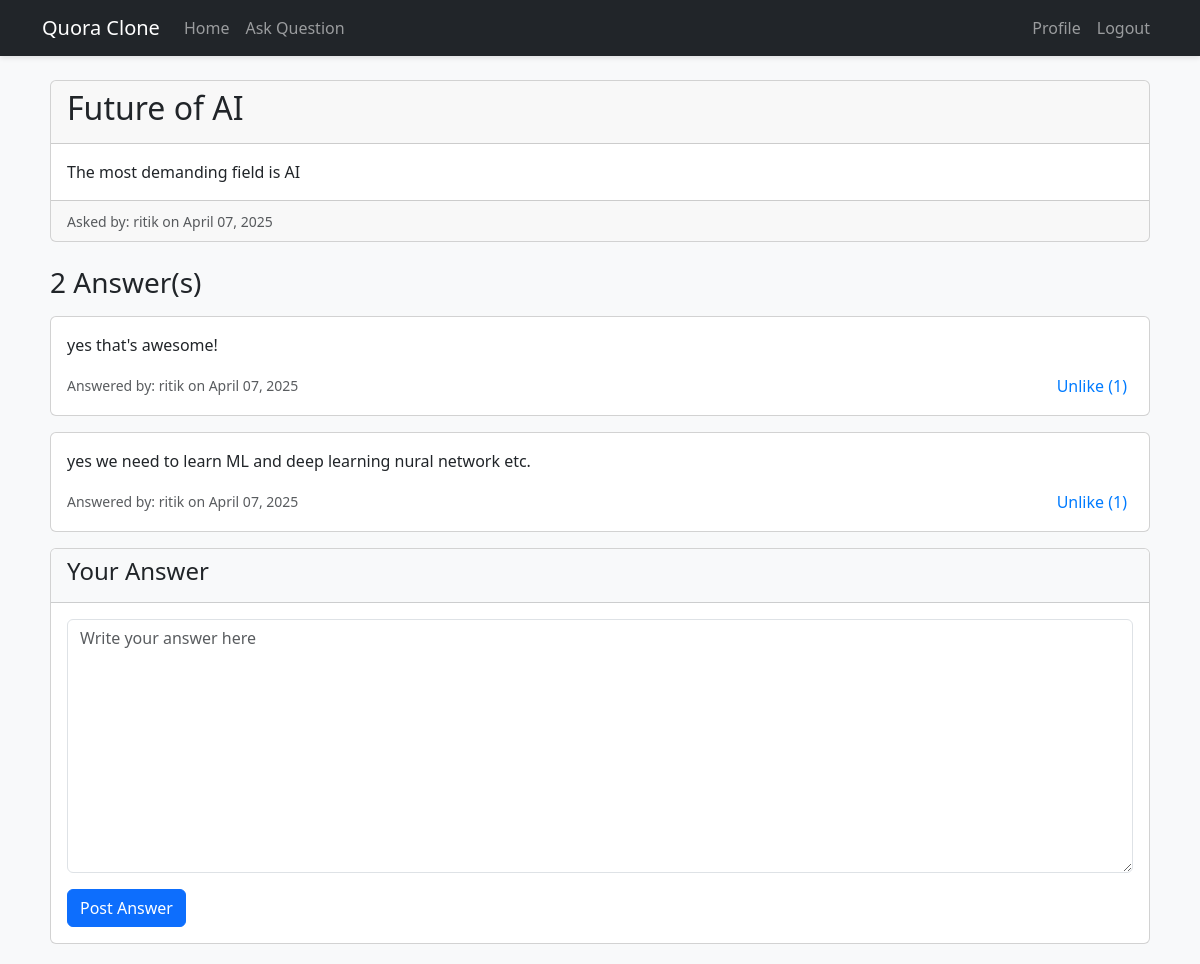
The app's page /question/1/ (signed in) with its own data.
### qa_app/models.py (models this page shows, shortened)
class Question(models.Model):
    user = models.ForeignKey(User, on_delete=models.CASCADE)
    title = models.CharField(max_length=200)
    content = models.TextField()
    created_at = models.DateTimeField(default=timezone.now)
    class Meta:
        ordering = ['-created_at']

class Answer(models.Model):
    user = models.ForeignKey(User, on_delete=models.CASCADE)
    question = models.ForeignKey(Question, on_delete=models.CASCADE, related_name='answers')
    content = models.TextField()
    created_at = models.DateTimeField(default=timezone.now)
    likes = models.ManyToManyField(User, related_name='liked_answers', blank=True)
    class Meta:
        ordering = ['-created_at']

### qa_app/views.py (the view)
# urls.py: path('question/<int:pk>/', views.question_detail, name='question_detail'),
def question_detail(request, pk):
    question = get_object_or_404(Question, pk=pk)
    answers = question.answers.all()
    if request.method == 'POST':
        if not request.user.is_authenticated:
            messages.warning(request, 'You need to log in to post an answer.')
            return redirect('login')
        answer_form = AnswerForm(request.POST)
        if answer_form.is_valid():
            new_answer = answer_form.save(commit=False)
            new_answer.user = request.user
            new_answer.question = question
            new_answer.save()
            messages.success(request, 'Your answer has been posted!')
            return redirect('question_detail', pk=question.pk)
    else:
        answer_form = AnswerForm()
    context = {
        'question': question,
        'answers': answers,
        'answer_form': answer_form
    }
    return render(request, 'qa_app/question_detail.html', context)

### qa_app/forms.py
class AnswerForm(forms.ModelForm):
    class Meta:
        model = Answer
        fields = ['content']
        widgets = {
            'content': forms.Textarea(attrs={'class': 'form-control', 'placeholder': 'Write your answer here'})
        }
        labels = {
            'content': 'Your Answer'
        }

### qa_app/templates/qa_app/question_detail.html (shortened to what this page needs)
{% extends "qa_app/base.html" %}
{% block content %}
<div class="card mb-4">
    <div class="card-header">
        <h2 class="card-title">{{ question.title }}</h2>
    </div>
    <div class="card-body">
        <p class="card-text">{{ question.content }}</p>
    </div>
    <div class="card-footer text-muted">
        <small>Asked by: {{ question.user.username }} on {{ question.created_at|date:"F d, Y" }}</small>
    </div>
</div>
<h3 class="mb-3">{{ answers.count }} Answer(s)</h3>
{% if answers %}
    {% for answer in answers %}
    <div class="card mb-3">
        <div class="card-body">
            <p class="card-text">{{ answer.content }}</p>
            <div class="d-flex justify-content-between align-items-center">
                <small class="text-muted">
                    Answered by: {{ answer.user.username }} on {{ answer.created_at|date:"F d, Y" }}
                </small>
                <div>
                    {% if user.is_authenticated %}
                    <form action="{% url 'like_answer' answer.pk %}" method="POST" class="d-inline">
                        <button type="submit" class="like-btn">
                            {% if user in answer.likes.all %}
                             Unlike
                            {% else %}
                            <i class="far fa-heart"></i> Like
                            {% endif %}
                            ({{ answer.likes.count }})
                        </button>
                    </form>
                    {% else %}
                    <span class="text-muted">
                        <i class="far fa-heart"></i> {{ answer.likes.count }} likes
                    </span>
                    {% endif %}
                </div>
            </div>
        </div>
    </div>
    {% endfor %}
{% else %}
    <div class="alert alert-secondary mb-4">
        No answers yet. Be the first to answer!
    </div>
{% endif %}
{% if user.is_authenticated %}
<div class="card">
    <div class="card-header bg-light">
        <h4 class="card-title">Your Answer</h4>
    </div>
    <div class="card-body">
        <form method="POST">
            <div class="form-group mb-3">
                {{ answer_form.content }}
            </div>
            <button type="submit" class="btn btn-primary">Post Answer</button>
        </form>
    </div>
</div>
{% else %}
<div class="alert alert-info">
    <a href="{% url 'login' %}">Log in</a> to post an answer.
</div>
{% endif %}
{% endblock %}

### qa_app/templates/qa_app/base.html (style rules this page uses)
body { padding-top: 60px; background-color: #f8f9fa; }
.like-btn { background: none; border: none; color: #007bff; cursor: pointer; }

### records on screen
Question: title "Future of AI", content "The most demanding field is AI", user.username "ritik", created_at "April 07, 2025", count "2"
Answer: content "yes that's awesome!", user.username "ritik", created_at "April 07, 2025", shows "Unlike", likes.count "1"
Answer: content "yes we need to learn ML and deep learning nural network etc.", user.username "ritik", created_at "April 07, 2025", shows "Unlike", likes.count "1"
